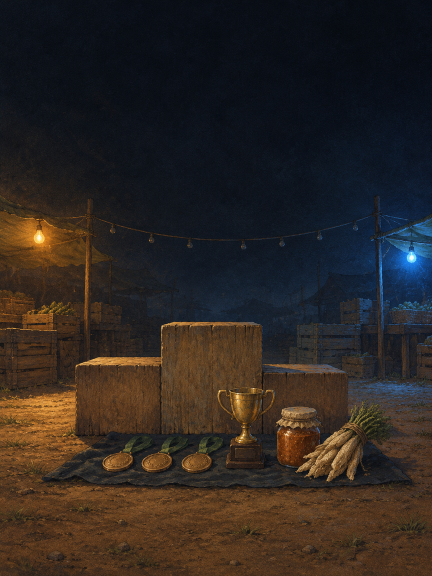
#> input picture assets/raw/A01-awards-bg.png, 864 x 1152 px (shown at 1/2 size); its folder holds 4 pictures in this run
$ python prepare-assets.py
#> lines starting #> are read from the running program, lines starting #| are printed output that depends on the picture
#!/usr/bin/env python
# -*- coding: utf-8 -*-
"""把 assets/raw/*.png 处理成 dist/assets/*.webp（游戏实际加载的尺寸）。

为什么要这一步：生图产出是 1~2 MB 的 1k 原图，直接塞进移动端页面会拖垮首屏。
这里按"实际显示尺寸 × 2（照顾高清屏）"重采样并转 WebP，单张降到 20~90 KB。

命名约定（UI 侧按文件名引用，缺失时自动回退到 emoji）：
  icon-<作物>.webp    256×256   作物图标（卡片里显示 ~40px）
  bg-awards.webp      720×960   结算颁奖礼背景
  bg-share.webp       540×960   分享卡底图
  ev-<事件>.webp      640×480   市场事件插图

用法：python tools/prepare-assets.py
"""
import os, sys, glob

try:
    from PIL import Image
except ImportError:
    print("需要 Pillow：python -m pip install Pillow")
    sys.exit(1)

ROOT = os.path.dirname(os.path.dirname(os.path.abspath(__file__)))
RAW = os.path.join(ROOT, 'assets', 'raw')
OUT = os.path.join(ROOT, 'dist', 'assets')

# 文件名里的关键字 -> (输出名, 目标宽, 目标高)
RULES = [
    ('A02-radish',  ('icon-radish',   256, 256)),
    ('A03-chili',   ('icon-chili',    256, 256)),
    ('A04-ginseng', ('icon-ginseng',  256, 256)),
    ('A01-awards',  ('bg-awards',     720, 960)),
    ('A06-share',   ('bg-share',      540, 960)),
    ('A05-drought', ('ev-drought',    640, 480)),
]

def main():
    os.makedirs(OUT, exist_ok=True)
    files = sorted(glob.glob(os.path.join(RAW, '*.png')))
    if not files:
        print('assets/raw 里没有 png，跳过')
        return
    total_in = total_out = 0
    for f in files:
        base = os.path.basename(f)
        rule = next((r for r in RULES if base.startswith(r[0])), None)
        if not rule:
            print('  ? 没有规则，跳过 ' + base)
            continue
        name, w, h = rule[1]
        im = Image.open(f).convert('RGB')
#> im is the input picture: PIL image 864x1152 RGB; mean R, G, B 45.9, 38.5, 34.1
        # 等比覆盖目标框（生图比例已经按 RULES 定过，这里只做保险）
        scale = max(w / im.width, h / im.height)
#> scale = 0.833
        if scale < 1:
            im = im.resize((max(1, round(im.width * scale)), max(1, round(im.height * scale))), Image.LANCZOS)
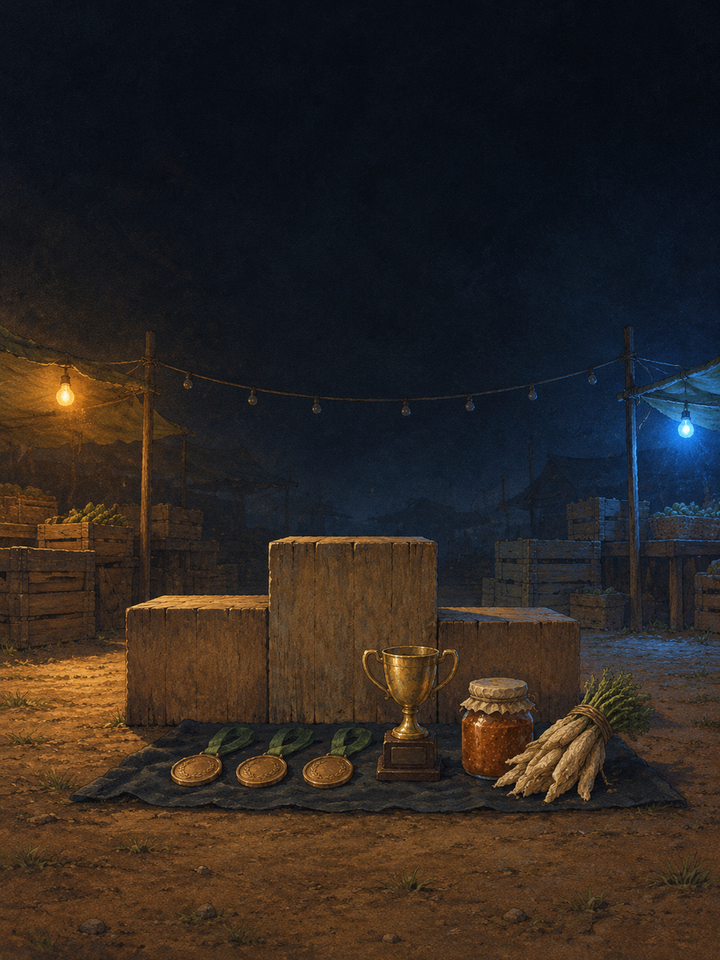
#> im: PIL image 720x960 RGB; mean R, G, B 45.9, 38.5, 34.1
        left = max(0, (im.width - w) // 2)
#> left = 0
        top = max(0, (im.height - h) // 2)
#> top = 0
        im = im.crop((left, top, left + min(w, im.width), top + min(h, im.height)))
        if im.size != (w, h):
            im = im.resize((w, h), Image.LANCZOS)
        dest = os.path.join(OUT, name + '.webp')
        im.save(dest, 'WEBP', quality=82, method=5)
        a, b = os.path.getsize(f), os.path.getsize(dest)
        total_in += a; total_out += b
        print('  %-14s %5d×%-5d  %6.0f KB → %5.1f KB' % (name, w, h, a / 1024, b / 1024))
#> pass 2 of the loop in main, `for f in files:`:
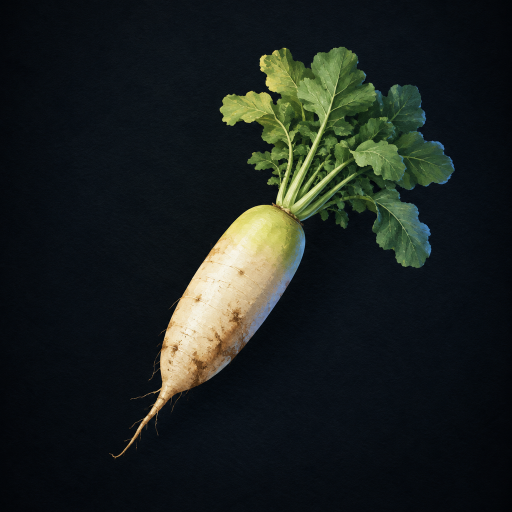
#> input picture assets/raw/A02-radish.png, 1024 x 1024 px (shown at 1/2 size)
#> in main, im is the input picture: PIL image 1024x1024 RGB; mean R, G, B 27.4, 33.3, 30.6
#> in main, `im = im.resize((max(1, round(im.width * scale)), max(1, round(im.heigh..`:
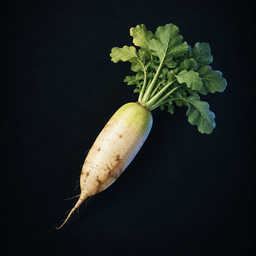
#> im: PIL image 256x256 RGB; mean R, G, B 27.4, 33.3, 30.6
#> pass 3 of the loop in main, `for f in files:`:
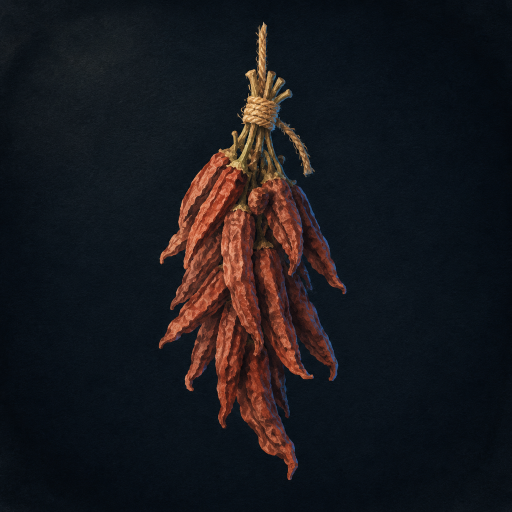
#> input picture assets/raw/A03-chili.png, 1024 x 1024 px (shown at 1/2 size)
#> in main, im is the input picture: PIL image 1024x1024 RGB; mean R, G, B 25, 24.5, 28.6
#> in main, `im = im.resize((max(1, round(im.width * scale)), max(1, round(im.heigh..`:
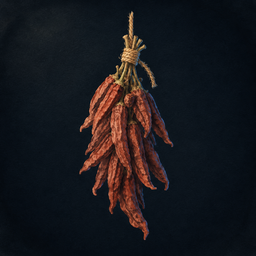
#> im: PIL image 256x256 RGB; mean R, G, B 25, 24.5, 28.6
#> the loop made 4 passes; the first 3 are shown
    print('\n合计 %.0f KB → %.1f KB（省 %.0f%%）' % (
        total_in / 1024, total_out / 1024, 100 * (1 - total_out / max(1, total_in))))
    print('输出目录：' + OUT)

if __name__ == '__main__':
    main()
